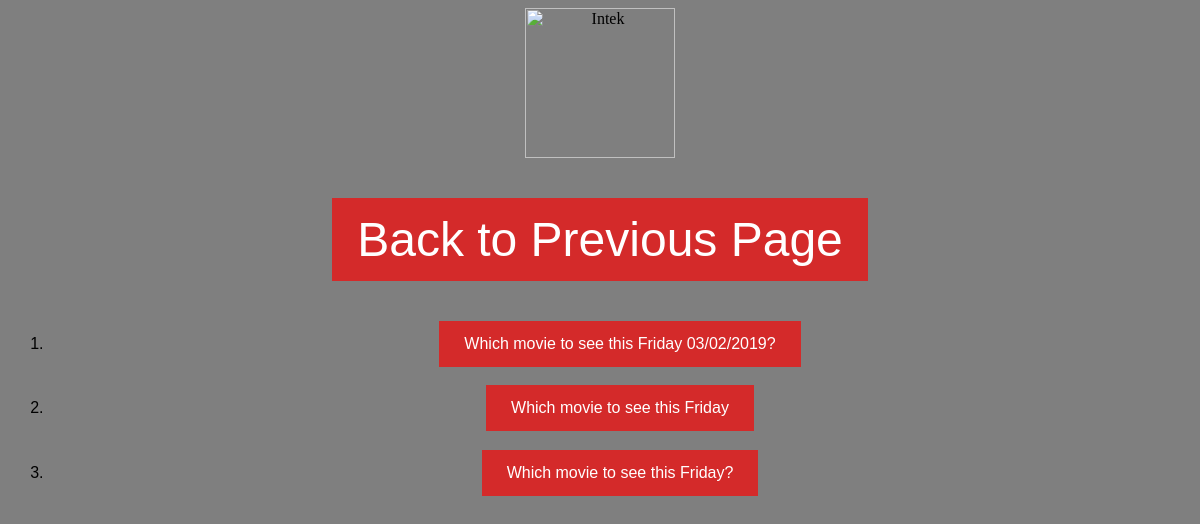
The page /moviepoll/questions/ on the database its author committed.
### moviepoll/models.py (models this page shows, shortened)
class Question(Model):
    question_text = CharField(
        max_length=200,
        unique=True
    )
    pub_date = DateField('Publish Date')

### moviepoll/views.py (the view)
# urls.py: path('questions/', view_questions),
def view_questions(request):
    questions = Question.objects.all().order_by('id')
    view_question_context = {
        'questions': questions
    }
    return render(request, 'moviepoll/questions.html', view_question_context)

### moviepoll/templates/moviepoll/questions.html (shortened to what this page needs)
{% extends 'base.html' %}
{% block content %}
    {% if questions %}
        <ol>
            {% for question in questions %}
                <div class="resize">
                <li><a href={% url 'view-single' question.id %}>{{ question.question_text }}</a></li>
                </div>
            {% endfor %}
        </ol>
    {% else %}
        <h1><b>NO QUESTION AVAILABLE</b></h1>
    {% endif %}
{% endblock %}

### moviepoll/templates/base.html (style rules this page uses)
body { background-image: linear-gradient( rgba(0, 0, 0, 0.5), rgba(0, 0, 0, 0.5) ), url('https://i.imgur.com/UVWXBos.jpg'); background-position: 0% 0%; background-repeat: no-repeat; background-size: cover; }
a:link, a:visited { background-color: #D42A2A; color: white; padding: 14px 25px; text-align: center; text-decoration: none; display: inline-block; }
.resize { font-size: 1em; font-family: sans-serif; transition: width 0.5s , font-size 0.5s ; }

### rows shown on the page
Question: question_text "Which movie to see this Friday 03/02/2019?"
Question: question_text "Which movie to see this Friday"
Question: question_text "Which movie to see this Friday?"
